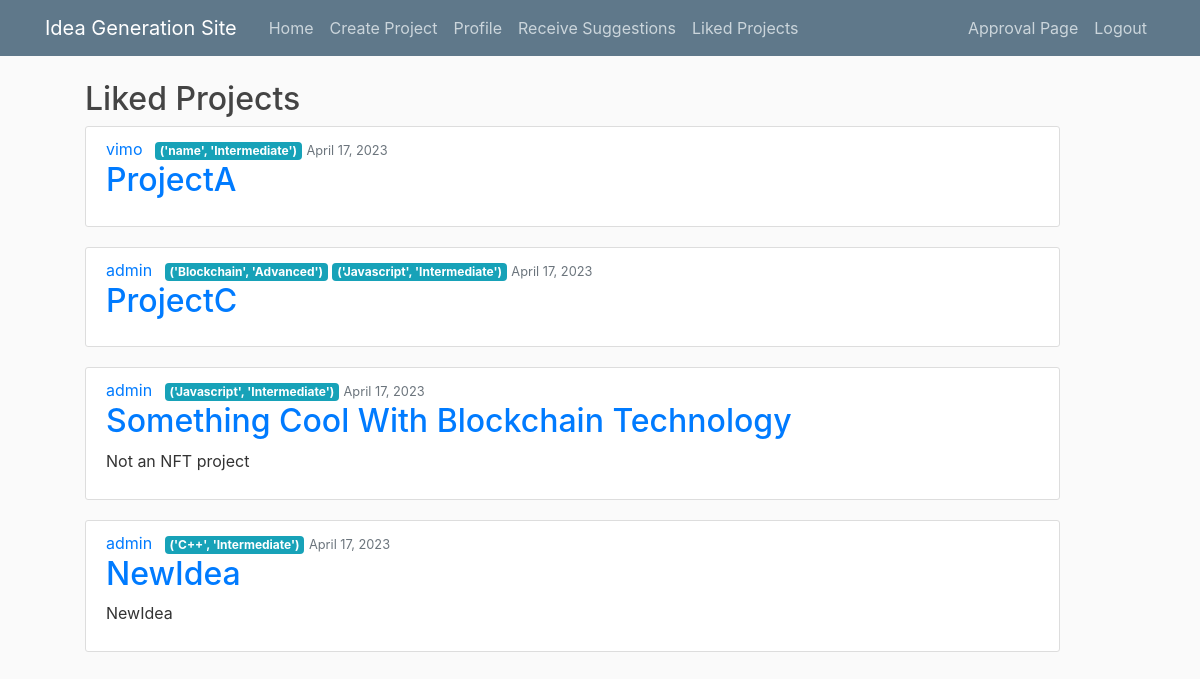
/liked_projects/ (signed in), run on an earlier commit of the app's database.
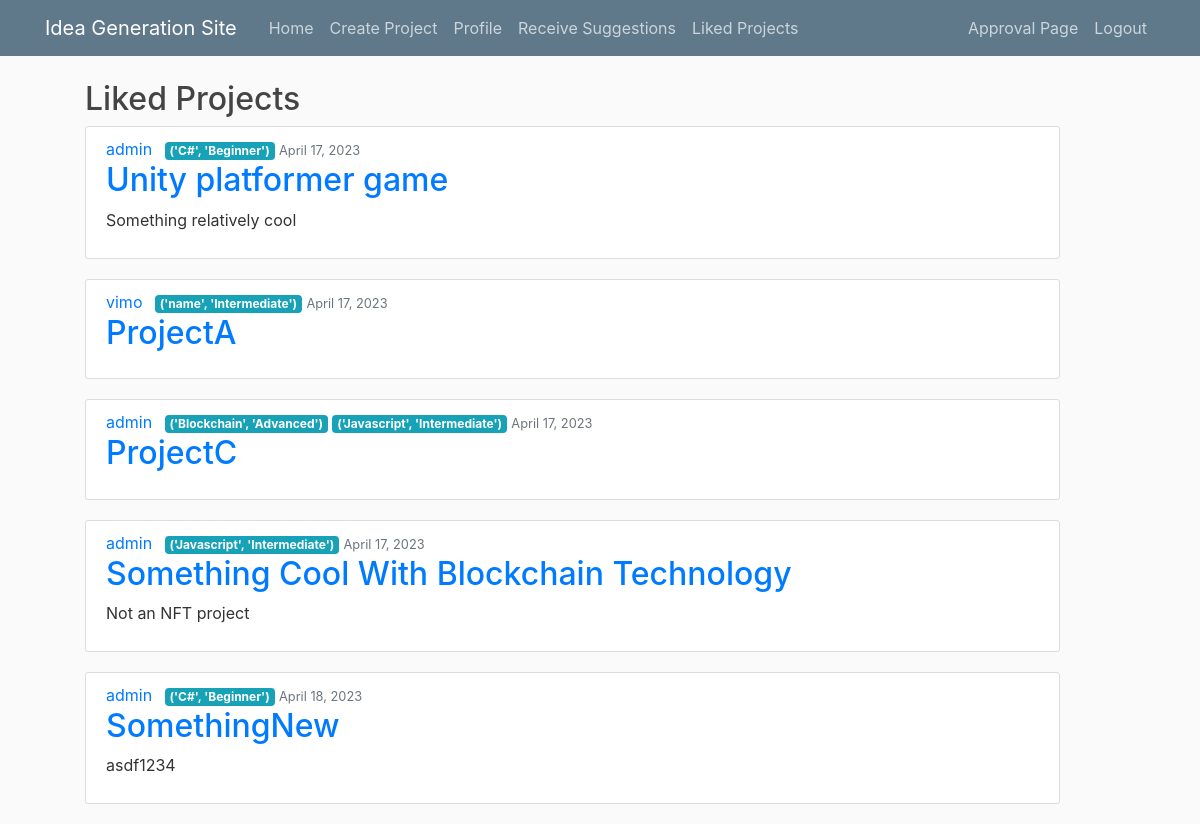
And on a later commit of the database.
### users/models.py (models this page shows, shortened)
class Project(models.Model):
    title = models.CharField(max_length=100, verbose_name='Title')
    description = models.TextField(blank=True, verbose_name='Description')
    skills = models.ManyToManyField('Skill')
    date_posted = models.DateTimeField(default=timezone.now)
    author = models.ForeignKey(User, on_delete=models.CASCADE)
    likes = models.PositiveIntegerField(default=0)
    approved = models.BooleanField(default=False)  # New field for project approval

class Skill(models.Model):
    name = models.CharField(max_length=30, unique=False, verbose_name="Name of subject", default="name")     # Python, Django, etc
    expertise = models.CharField(max_length=30, unique=False, verbose_name="Skill level", default="Intermediate")     # Beginner, Intermediate, Skilled
    def __str__(self):
        return f'{self.name, self.expertise}'

### main/views.py (the view)
# urls.py: path('liked_projects/', liked_projects, name='liked-projects'),
@login_required
def liked_projects(request):
    user_profile = request.user.profile
    liked_projects = user_profile.liked_projects.all()
    context = {'liked_projects': liked_projects}
    return render(request, 'main/liked_projects.html', context)

### main/templates/main/liked_projects.html
{% extends "main/base.html" %}
{% block content %}
{% if liked_projects %}
    <ul>
        <h2>Liked Projects</h2>
    {% for post in liked_projects %}
            <article class="media content-section">
        <div class="media-body">
            <div class="article-metadata">
                <a class="mr-2" href="#">{{ post.author }}</a>
                {% for skill in post.skills.all %}
                    <span class="badge badge-info">{{ skill }}</span>
                {% endfor %}
                <small class="text-muted">{{ post.date_posted|date:"F d, Y" }}</small>
            </div>
            <h2><a class="article-title" href="{% url 'post-detail' post.id %}">{{ post.title }}</a></h2>
            <p class="article-content">{{ post.description }}</p>
        </div>
    </article>
    {% endfor %}
    </ul>
{% else %}
    <p>No liked projects found.</p>
{% endif %}
{% endblock content %}

What changed in the data, as far as the page shows it:
removed Project: author "admin", date_posted "April 17, 2023", title "NewIdea", description "NewIdea"
no longer on this page (row unchanged): Skill: name+expertise "('C++', 'Intermediate')", shown under "admin"
now on this page (row edited): Project: author "admin", date_posted "April 17, 2023", title "Unity platformer game", description "Something relatively cool"
now on this page (row unchanged): Skill: name+expertise "('C#', 'Beginner')"
now on this page (row edited): Project: author "admin", date_posted "April 18, 2023", title "SomethingNew", description "asdf1234"
